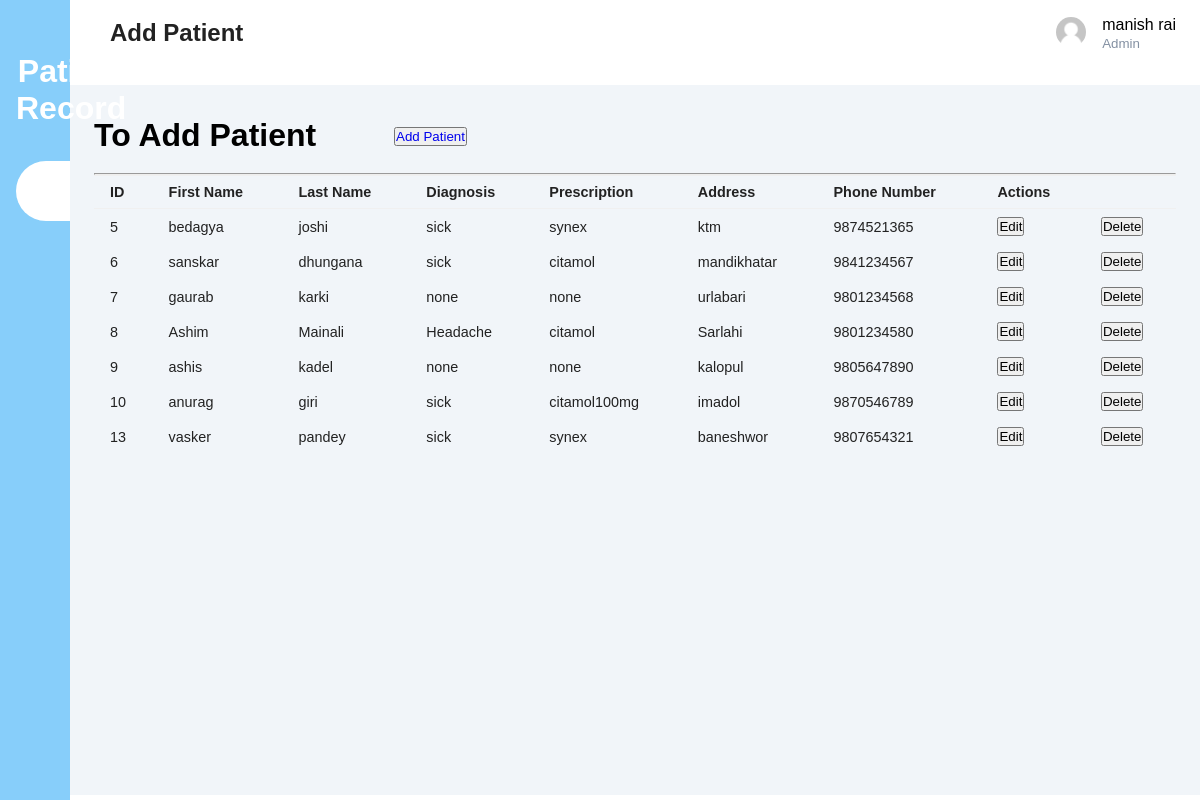
The page /addpat.php (signed in) on the database its author committed.
### tables this page shows
CREATE TABLE `user_form` (
  `id` int(255) NOT NULL,
  `fname` varchar(255) NOT NULL,
  `lname` varchar(255) NOT NULL,
  `email` varchar(255) NOT NULL,
  `password` varchar(255) NOT NULL,
  `address` varchar(255) NOT NULL,
  `gender` enum('m','f','o') NOT NULL,
  `dob` date NOT NULL,
  `user_type` varchar(255) NOT NULL DEFAULT 'admin'
);

CREATE TABLE `add_patient` (
  `id` int(255) NOT NULL,
  `fname` varchar(255) NOT NULL,
  `lname` varchar(255) NOT NULL,
  `email` varchar(255) NOT NULL,
  `password` varchar(255) NOT NULL,
  `diagnosis` varchar(255) NOT NULL,
  `pres` varchar(255) NOT NULL,
  `phone` bigint(10) NOT NULL,
  `address` varchar(255) NOT NULL,
  `dob` date NOT NULL,
  `gender` enum('m','f','o') NOT NULL,
  `user_type` varchar(255) NOT NULL DEFAULT 'user'
);

### addpat.php (the view, shortened to what this page needs)
<?php
@include 'config.php';
?>
<!DOCTYPE html>
<html>
    <head>
        <link rel="stylesheet" href="https://maxst.icons8.com/vue-static/landings/line-awesome/line-awesome/1.3.0/css/line-awesome.min.css">
        <link rel= "stylesheet" href="dash.css">
    </head>
        <div class="sidebar">
            <div class="sidebar-brand">
                <h1><span class="las la-h-square"></span> <span>Patient Record</span></h1>
            </div>
            <div class="sidebar-menu">
                <ul>
                    <li>
                        <a href="admindash.php" ><span class="las la-igloo"></span><span>Dashboard</span></a>
                    </li>
                    <li>
                        <a href="addpat.php" class="active"><span class="las la-users" ></span><span>Add Patients</span></a>
                    </li>
                    <li>
                        <a href="adminprofile.php" ><span class="las la-user-circle"></span><span>Admin Profile</span></a>
                    </li>
                    <li>
                        <a href="logout.php"><span class="las la-sign-out-alt"></span><span>Logout</span></a>
                    </li>
                </ul>
            </div>
        </div>
        <div class="main-content">
            <header>
               <h2>
                    <label for="nav-toggle">
                        <span class="las la-bars"></span>
                    </label>
                    Add Patient
                </h2>
                <div class="user-wrapper">
                <a href="adminprofile.php"><img src="user.jpg" width="30px" height="30px" alt=""></a>
                    <div>
                    <?php
                        $email=$_SESSION['admin_name'];
                        $res=mysqli_query($conn,"select * from user_form where id= $email");
                        while($row=mysqli_fetch_array($res)){
                        echo $row["fname"];
                        }
                        ?><br>
                        <small>Admin</small>
                    </div>
                </div>
            </header>
    <body>
        <main>
<h1>To Add Patient</h1>
<button name="submit" type="submit" class="pro"> <a href="addpatient.php"><span class="las la-plus"></span><span>Add Patient</span></a></button>
<hr>
            <div class="card-body">
                 <div class="table-responsive">
                    <table width="100%">
                         <thead>
                             <tr>
                                <td>ID</td>
                                <td>First Name</td>
                                <td>Last Name</td>
                                <td>Diagnosis</td>
                                <td>Prescription</td>
                                <td>Address</td>
                                <td>Phone Number</td>
                                <td>Actions</td>
                            </tr>
                        </thead>
                        <tbody>
                            <?php
                                $res=mysqli_query($conn,"select * from add_patient");
                                while($row=mysqli_fetch_array($res)){
                                    echo "<tr>";
                                    echo "<td>"; echo $row["id"]; echo"</td>";
                                    echo "<td>"; echo $row["fname"]; echo"</td>";
                                    echo "<td>"; echo $row["lname"]; echo"</td>";
                                    echo "<td>"; echo $row["diagnosis"]; echo"</td>";
                                    echo "<td>"; echo $row["pres"]; echo"</td>";
                                    echo "<td>"; echo $row["address"]; echo"</td>";
                                    echo "<td>"; echo $row["phone"]; echo"</td>";
                                    echo "<td>"; ?><a href="edit.php?id=<?php  echo $row["id"]; ?>"><button type="button" class=""><span class="las la-edit"></span><span>Edit</span></button></a> <?php echo"</td>";
                                    echo "<td>"; ?><a href="delete.php?id=<?php  echo $row["id"]; ?>"> <button type="button" class=""><span class="las la-trash-alt"></span><span>Delete</span></button></a> <?php echo"</td>";
                                    echo "</tr>";
                                }
                            ?>
                    </tbody>
                </div>
                </div>
        </main>
    </body>
</html>

### dash.css (style rules this page uses)
:root { --main-color: #DD2F6E; --color-dark: #1D2231; --text-grey: #8390A2; }
* { padding: 0; margin: 0; box-sizing: border-box; list-style-type: none; text-decoration: none; font-family: 'Quicksand', sans-serif; }
.sidebar { width: 345px; position: fixed; left: 0; top: 0; height: 100%; background-color: lightskyblue; z-index: 100; transition: width 300ms; }
.sidebar-brand { height: 90px; padding: 1rem 0rem 1rem 2rem; color: #fff; }
.sidebar-brand span { display: inline-block; padding-right: 1rem; color: white; }
.sidebar-menu { margin-top: 1rem; }
.sidebar-menu li { width: 100%; margin-bottom: 1.7rem; padding-left: 1rem; color: #fff; }
.sidebar-menu a { padding-left: 1rem; display: block; color: #fff; font-size: 1.1rem; }
.sidebar-menu a.active { background: #fff; padding-top: 1rem; padding-bottom: 1rem; color: red; border-radius: 30px 0px 0px 30px; }
.sidebar-menu a span { font-size: 1.5rem; padding-right: 1rem; }
.main-content { transition: margin-left 300ms; margin-left: 345px; }
header { background: #fff; display: flex; justify-content: space-between; padding: 1rem 1.5rem; box-shadow: 2px 2px 5px rgba(0,0,0,0,2); position: fixed; left: 345px; width: calc(100% - 345px); top: 0; z-index: 100; transition: left 300ms; }
header h2 { color: #222; }
header label span { font-size: 1.7rem; padding-right: 1rem; }
.user-wrapper { display: flex; align-items: center; }
.user-wrapper img { border-radius: 50%; margin-right: 1rem; }
.user-wrapper small { display: inline-block; color: var(--text-grey); }
main { margin-top: 85px; padding: 2rem 1.5rem; background: #f1f5f9; min-height: calc(100vh - 90px); }
table { border-collapse: collapse; }
thead tr { border-top: 1px solid #f0f0f0; border-bottom: 1px solid #f0f0f0; }
thead td { font-weight: 700; }
td { padding: .5rem 1rem; font-size: .9rem; color: #222; }
tr td:last-child { display: flex; align-items: center; }
.table-responsive { width: 100%; overflow-x: auto; }
@media only screen and (max-width: 1200px) { .sidebar { width: 70px; } }
@media only screen and (max-width: 1200px) { .sidebar .sidebar-brand, .sidebar li { padding-left: 1rem; text-align: center; } }
@media only screen and (max-width: 1200px) { .sidebar li a { padding-left: 0rem; } }
@media only screen and (max-width: 1200px) { .main-content { margin-left: 70px; } }
@media only screen and (max-width: 1200px) { .main-content header { width: calc(100% - 70px); left: 70px; } }

### addpat.php (style rules this page uses)
.pro { position: relative; left: 300px; top: -27px; }

### rows shown on the page
user_form: fname "manish rai"
add_patient: id "5", fname "bedagya", lname "joshi", diagnosis "sick", pres "synex", address "ktm", phone "9874521365"
add_patient: id "6", fname "sanskar", lname "dhungana", diagnosis "sick", pres "citamol", address "mandikhatar", phone "9841234567"
add_patient: id "7", fname "gaurab", lname "karki", diagnosis "none", pres "none", address "urlabari", phone "9801234568"
add_patient: id "8", fname "Ashim", lname "Mainali", diagnosis "Headache", pres "citamol", address "Sarlahi", phone "9801234580"
add_patient: id "9", fname "ashis", lname "kadel", diagnosis "none", pres "none", address "kalopul", phone "9805647890"
add_patient: id "10", fname "anurag", lname "giri", diagnosis "sick", pres "citamol100mg", address "imadol", phone "9870546789"
add_patient: id "13", fname "vasker", lname "pandey", diagnosis "sick", pres "synex", address "baneshwor", phone "9807654321"
